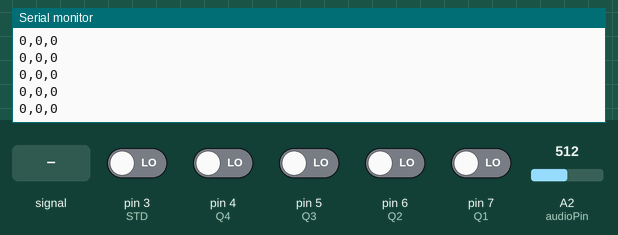
A sketch run on a simulated Arduino Uno, built with avr-gcc and run on an emulated ATmega328P. On the bench: the last lines printed to the serial monitor. Inputs (shaded band) come from the test bench; at power-on: pin 3 (STD), pin 4 (Q4), pin 5 (Q3), pin 6 (Q2), pin 7 (Q1) LOW, A2 (audioPin) = 512.

Above: at 1.2 s.
1.3 s: A2 (audioPin) fed a 200 Hz sine of ±81 counts around its level
At 1.32 s:
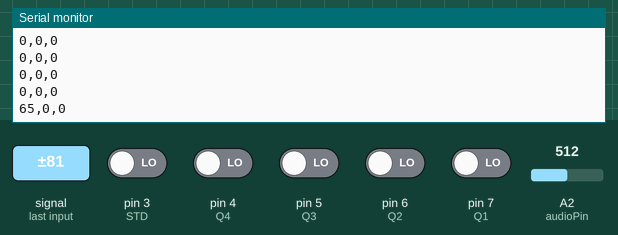
2.8 s: A2 (audioPin) fed a 1000 Hz sine of ±255 counts around its level
At 2.84 s:
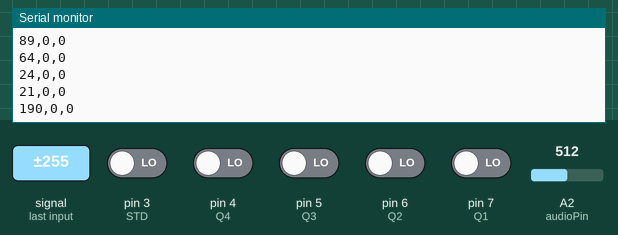
5.8 s: A2 (audioPin) set to 716
At 5.81 s:
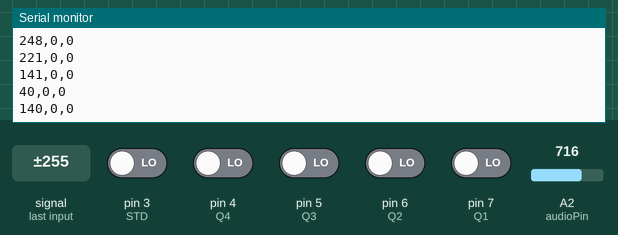
7.3 s: pin 3 (STD) driven HIGH
At 7.32 s:
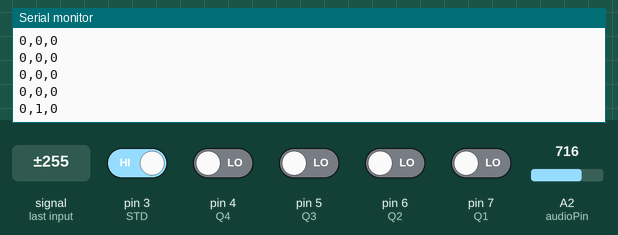
8.8 s: A2 (audioPin) set to 900
At 8.83 s:
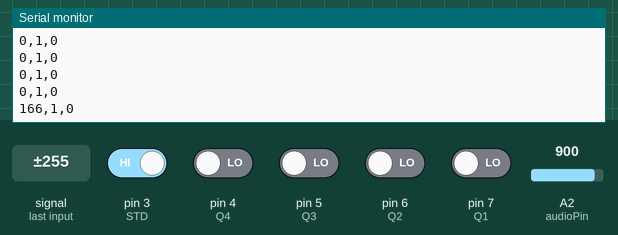
10.3 s: pin 3 (STD) driven LOW
At 10.34 s:
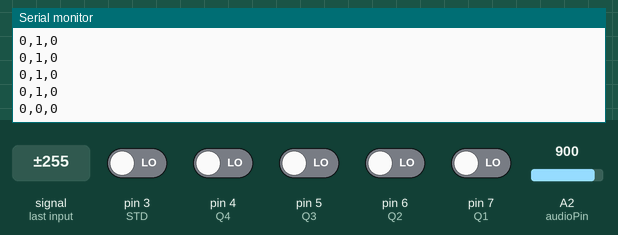
Timing chart, 0 to 12.8 s (numbered marks = the images above; inputs shaded):
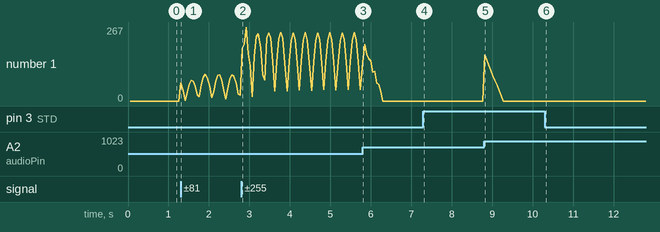

Measured:
- after the input at 1.3 s, the serial monitor: prints a new line at once (image 1)
- after the input at 2.8 s, the serial monitor: prints a new line at once (image 2)
- after the input at 7.3 s, the serial monitor: prints a new line at once (image 4)
- after the input at 8.8 s, the serial monitor: prints a new line at once (image 5)
- after the input at 10.3 s, the serial monitor: prints a new line at once (image 6)
- plotted number 1: 0 → 21 after the input at 1.3 s, 21 → 140 after the input at 2.8 s

The sketch:

dtmf.ino
```cpp
//#include "RunningAverage.h"
//#include "RunningAverage.cpp"

/*=========================================================================================================
Setup digital pins to read logic from the DTMF circuit
========================================================================================================== */
void setup() {
 Serial.begin(9600);
 pinMode(3, INPUT);    //STD; Signal boolean
 pinMode(4, INPUT);    //Q4
 pinMode(5, INPUT);    //Q3
 pinMode(6, INPUT);    //Q2
 pinMode(7, INPUT);    //Q1
}
char tone_value;
bool signal;
int audioPin = 2;    // select the input pin for the potentiometer
int audio_val = 0;
int audio_print = 0;
int avg = 0;

long runningAverage(int M) {
  #define LM_SIZE 10
  static int LM[LM_SIZE];      // LastMeasurements
  static byte index = 0;
  static long sum = 0;
  static byte count = 0;

  // keep sum updated to improve speed.
  sum -= LM[index];
  LM[index] = M;
  sum += LM[index];
  index++;
  index = index % LM_SIZE;
  if (count < LM_SIZE) count++;

  return sum / count;
}

/*=========================================================================================================
Read the 5x1 array of log from the MT88700 and print the pressed key to the serial interface.
These serial outputs will be monitored by the rpi3 and output to the webserver. Ideally there will also
 be a 16x2 LCD screen to display the key presses live to the user.
========================================================================================================== */
void loop() {
 uint8_t number;
 signal = digitalRead(3);

 if(signal == HIGH)  /* If new pin pressed */
  {
   //delay(250);
   number = ( 0x00 | (digitalRead(7)<<0) | (digitalRead(6)<<1) | (digitalRead(5)<<2) | (digitalRead(4)<<3) );
     switch (number)
     {
       case 0x01:
       tone_value='1';
        break;
       case 0x02:
       tone_value='2';
        break;
       case 0x03:
       tone_value='3';
        break;
       case 0x04:
       tone_value='4';
        break;
       case 0x05:
       tone_value='5';
        break;
       case 0x06:
       tone_value='6';
        break;
       case 0x07:
       tone_value='7';
       break;
       case 0x08:
       tone_value='8';
       break;
       case 0x09:
       tone_value='9';
       break;
       case 0x0A:
       tone_value='0';
       break;
       case 0x0B:
       tone_value='*';
       break;
       case 0x0C:
       tone_value='#';
       break;
     }
 }// if SIGNAL=HIGH
audio_val = abs(analogRead(audioPin));   // read the value from the sensor
avg = runningAverage(audio_val);
audio_print = abs(audio_val - avg);

Serial.print(audio_print);Serial.print(',');
//Serial.print(avg);Serial.print(',');
//Serial.print(audio_val);Serial.print(',');
Serial.print(signal);Serial.print(',');
Serial.println(tone_value);
delay(50);
tone_value='0';
 // when characters arrive over the serial port...

 //if (Serial.available()) {
   // wait a bit for the entire message to arrive

   //delay(100);}
   // clear the screen

 }//void loop
```
